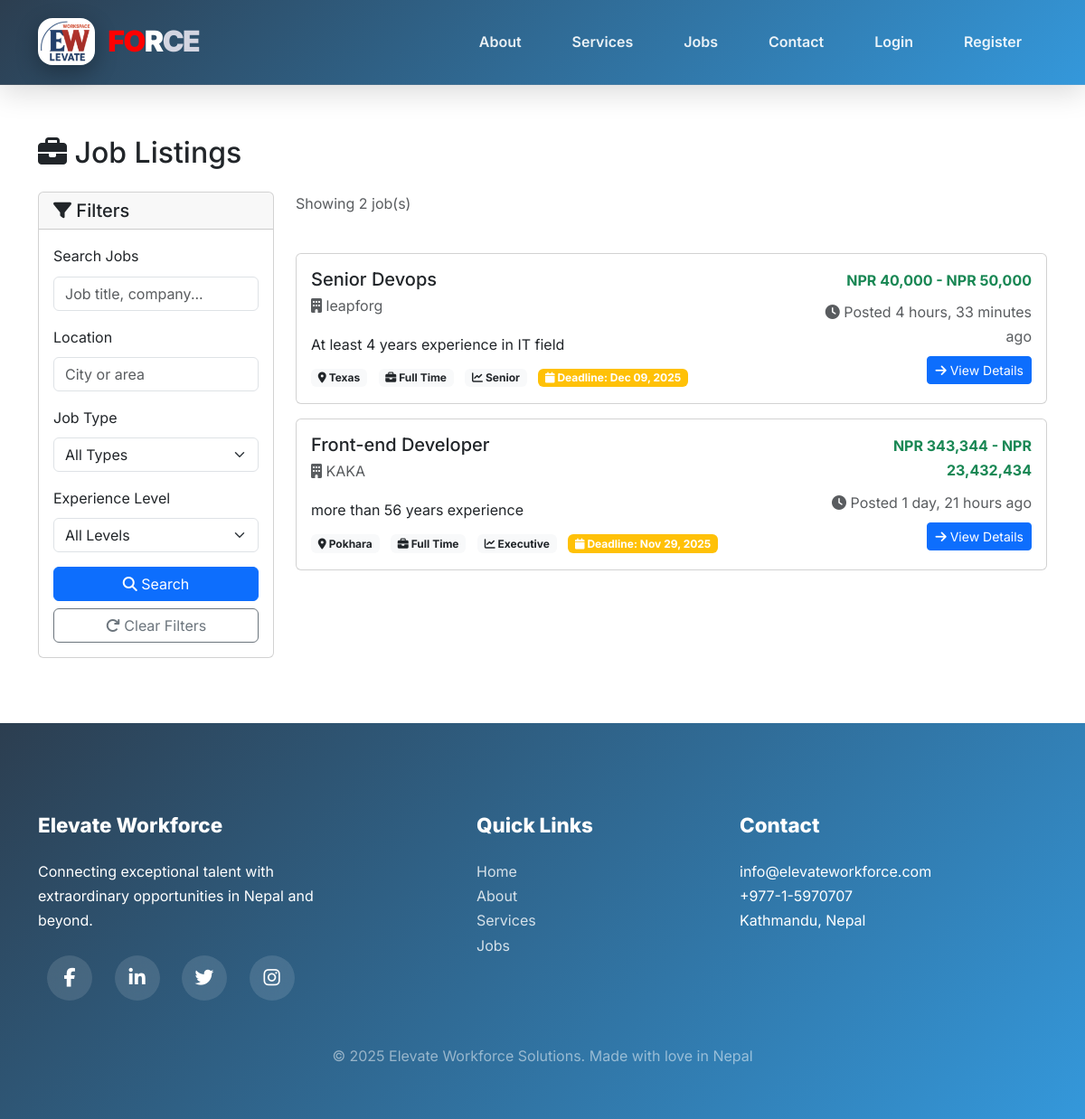
The app's page /jobs/, older data.
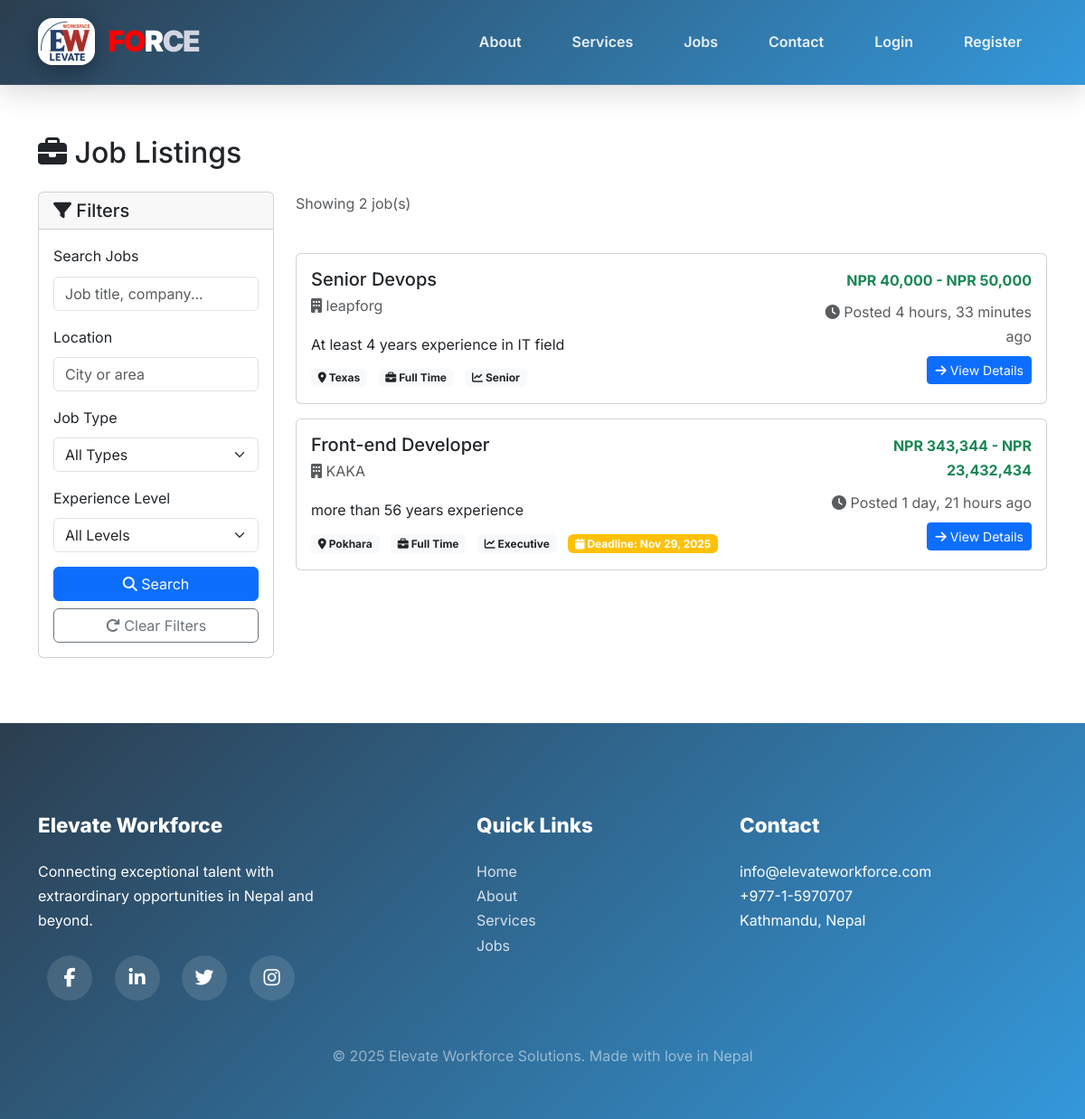
The same page, newer data.
### jobs/models.py (models this page shows, shortened)
class Job(models.Model):
    JOB_TYPE_CHOICES = (
        ('full_time', 'Full Time'),
        ('part_time', 'Part Time'),
        ('contract', 'Contract'),
        ('internship', 'Internship'),
    )
    EXPERIENCE_LEVEL_CHOICES = (
        ('entry', 'Entry Level'),
        ('mid', 'Mid Level'),
        ('senior', 'Senior'),
        ('executive', 'Executive'),
    )
    company = models.ForeignKey(Company, on_delete=models.CASCADE, related_name='jobs')
    title = models.CharField(max_length=255)
    description = models.TextField()
    requirements = models.TextField(help_text="Enter requirements separated by newlines")
    location = models.CharField(max_length=255)
    salary_min = models.DecimalField(max_digits=10, decimal_places=2, blank=True, null=True)
    salary_max = models.DecimalField(max_digits=10, decimal_places=2, blank=True, null=True)
    job_type = models.CharField(max_length=20, choices=JOB_TYPE_CHOICES)
    experience_level = models.CharField(max_length=20, choices=EXPERIENCE_LEVEL_CHOICES)
    is_active = models.BooleanField(default=True)
    posted_at = models.DateTimeField(auto_now_add=True)
    updated_at = models.DateTimeField(auto_now=True)
    deadline = models.DateTimeField(blank=True, null=True)
    total_positions = models.IntegerField(default=1)
    class Meta:
        db_table = 'jobs'
        verbose_name_plural = 'Jobs'
        ordering = ['-posted_at']
        indexes = [
            models.Index(fields=['company', 'is_active']),
            models.Index(fields=['job_type']),
        ]
    def get_salary_range(self):
        if self.salary_min and self.salary_max:
            return f"NPR {self.salary_min:,.0f} - NPR {self.salary_max:,.0f}"
        elif self.salary_min:
            return f"From NPR {self.salary_min:,.0f}"
        elif self.salary_max:
            return f"Up to NPR {self.salary_max:,.0f}"
        return "Salary Not Specified"

### companies/models.py (models this page shows, shortened)
class Company(models.Model):
    COMPANY_STATUS_CHOICES = (
        ('active', 'Active'),
        ('inactive', 'Inactive'),
        ('suspended', 'Suspended'),
    )
    user = models.OneToOneField(User, on_delete=models.CASCADE, related_name='company_profile')
    company_name = models.CharField(max_length=255, unique=True)
    description = models.TextField()
    website = models.URLField(blank=True, null=True)
    industry = models.CharField(max_length=100)
    location = models.CharField(max_length=255)
    company_size = models.CharField(max_length=50, blank=True, null=True)
    logo = models.ImageField(upload_to='company_logos/', blank=True, null=True)
    status = models.CharField(max_length=20, choices=COMPANY_STATUS_CHOICES, default='active')
    verified = models.BooleanField(default=False)
    created_at = models.DateTimeField(auto_now_add=True)
    updated_at = models.DateTimeField(auto_now=True)
    class Meta:
        db_table = 'companies'
        verbose_name_plural = 'Companies'
        ordering = ['-created_at']

### jobs/views.py (the view)
# urls.py: path('', views.job_list, name='job_list'),
def job_list(request):
    jobs = Job.objects.filter(is_active=True).select_related('company')
    search_query = request.GET.get('search', '')
    if search_query:
        jobs = jobs.filter(
            Q(title__icontains=search_query) |
            Q(description__icontains=search_query) |
            Q(company__company_name__icontains=search_query)
        )
    job_type = request.GET.get('job_type', '')
    if job_type:
        jobs = jobs.filter(job_type=job_type)
    location = request.GET.get('location', '')
    if location:
        jobs = jobs.filter(location__icontains=location)
    experience_level = request.GET.get('experience_level', '')
    if experience_level:
        jobs = jobs.filter(experience_level=experience_level)
    paginator = Paginator(jobs, 10)  # 10 jobs per page
    page_number = request.GET.get('page')
    try:
        page_obj = paginator.page(page_number)
    except PageNotAnInteger:
        page_obj = paginator.page(1)
    except EmptyPage:
        page_obj = paginator.page(paginator.num_pages)
    context = {
        'page_obj': page_obj,
        'jobs': page_obj.object_list,
        'search_query': search_query,
        'job_type': job_type,
        'location': location,
        'experience_level': experience_level,
    }
    return render(request, 'jobs/job_list.html', context)

### templates/jobs/job_list.html (shortened to what the changed rows need)
{% extends "base.html" %}
{% block content %}
<div class="container my-5">
    <h2 class="mb-4">
        <i class="fas fa-briefcase"></i> Job Listings
    </h2>
    <div class="row">
        <div class="col-md-9">
            {% if jobs %}
            {% for job in jobs %}
            <div class="card mb-3 job-card" style="cursor: pointer;">
                <div class="card-body" onclick="window.location='{% url 'jobs:job_detail' job.pk %}'">
                    <div class="row">
                        <div class="col-md-8">
                            <h5 class="card-title mb-1">{{ job.title }}</h5>
                            <p class="card-text text-muted">
                                <i class="fas fa-building"></i> {{ job.company.company_name }}
                            </p>
                            <p class="card-text mb-2">{{ job.description|truncatewords:30 }}</p>
                            <div class="job-meta">
                                <span class="badge bg-light text-dark me-2">
                                    <i class="fas fa-map-marker-alt"></i> {{ job.location }}
                                </span>
                                <span class="badge bg-light text-dark me-2">
                                    <i class="fas fa-briefcase"></i> {{ job.get_job_type_display }}
                                </span>
                                <span class="badge bg-light text-dark me-2">
                                    <i class="fas fa-chart-line"></i> {{ job.get_experience_level_display }}
                                </span>
                                {% if job.deadline %}
                                    <span class="badge bg-warning">
                                        <i class="fas fa-calendar"></i> Deadline: {{ job.deadline|date:"M d, Y" }}
                                    </span>
                                {% endif %}
                            </div>
                        </div>
                        <div class="col-md-4 text-md-end">
                            {% if job.salary_min and job.salary_max %}
                            <p class="fw-bold text-success mb-2">
                                {{ job.get_salary_range }}
                            </p>
                            {% endif %}
                            <p class="text-muted mb-0">
                                <i class="fas fa-clock"></i> Posted {{ job.posted_at|timesince }} ago
                            </p>
                            <a href="{% url 'jobs:job_detail' job.pk %}" class="btn btn-sm btn-primary mt-2">
                                <i class="fas fa-arrow-right"></i> View Details
                            </a>
                        </div>
                    </div>
                </div>
            </div>
            {% endfor %}
            {% else %}
            <div class="alert alert-info text-center">
                <i class="fas fa-info-circle"></i>
                <p class="mb-0">No jobs found. Try adjusting your filters.</p>
            </div>
            {% endif %}
        </div>
    </div>
</div>
{% endblock %}

Row changes from the older to the newer data that the page shows:
changed Job "Senior Devops": deadline "Dec 09, 2025" → (not shown)
